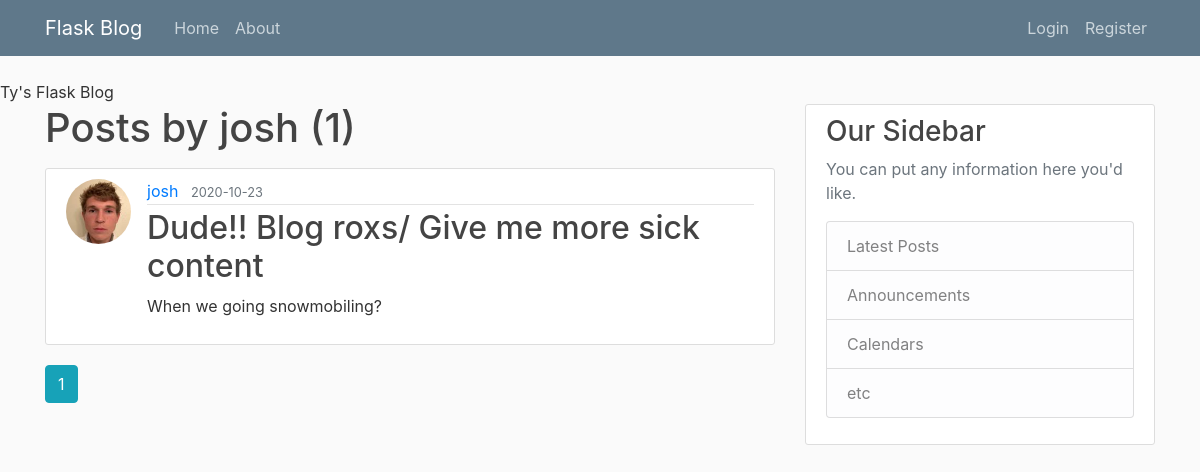
The page /user/josh on the database its author committed.
### flask_project/models.py (models this page shows, shortened)
class User(db.Model, UserMixin):
	id = db.Column(db.Integer, primary_key=True)
	username = db.Column(db.String(20), unique=True, nullable=False)
	email = db.Column(db.String(120), unique=True, nullable=False)
	image_file = db.Column(db.String(20), nullable=False, default='default.jpg')
	password = db.Column(db.String(60), nullable=False)
	posts = db.relationship('Post', backref='author', lazy=True)

class Post(db.Model):
	id = db.Column(db.Integer, primary_key=True)
	title = db.Column(db.String(80), nullable=False)
	date_posted = db.Column(db.DateTime, nullable=False, default=datetime.utcnow)
	content = db.Column(db.Text, nullable=False)
	user_id = db.Column(db.Integer, db.ForeignKey('user.id'), nullable=False)

### flask_project/routes.py (the view)
@app.route("/user/<string:username>")
def user_posts(username):
	page = request.args.get('page', 1, type=int)
	user = User.query.filter_by(username = username).first_or_404()
	posts = Post.query.filter_by(author = user)\
		.order_by(Post.date_posted.desc())\
		.paginate(page=page, per_page=5)
	return render_template("user_posts.html", posts=posts, user=user)

### flask_project/templates/user_posts.html
{% extends "layout.html" %}
{% block content %}
  <h1 class="mb-3">Posts by {{ user.username }} ({{ posts.total }})</h1>
	{% for post in posts.items %}
		<article class="media content-section">
    <img class="rounded-circle article-img" src="{{ url_for('static', filename='profile_pics/' + post.author.image_file) }}">
      <div class="media-body">
        <div class="article-metadata">
          <a class="mr-2" href="{{ url_for('user_posts', username=post.author.username) }}">{{ post.author.username }}</a>
          <small class="text-muted">{{ post.date_posted.strftime('%Y-%m-%d') }}</small>
        </div>
        <h2><a class="article-title" href="{{ url_for('post', post_id=post.id) }}">{{ post.title }}</a></h2>
        <p class="article-content">{{ post.content }}</p>
      </div>
    </article>
	{% endfor %}
  {% for page_num in posts.iter_pages(left_edge=1, right_edge=1, left_current=1, right_current=2) %}
    {% if page_num %}
      {% if posts.page == page_num %}
        <a class="btn btn-info mb-4"href="{{ url_for('user_posts', username=user.username, page=page_num) }}">{{ page_num }}</a>
      {% else %}
        <a class="btn btn-outline-info mb-4"href="{{ url_for('user_posts', username=user.username, page=page_num) }}">{{ page_num }}</a>
      {% endif %}
    {% else %}
      ...
    {% endif %}
  {% endfor %}
{% endblock content %}

### flask_project/static/main.css (style rules this page uses)
body { background: #fafafa; color: #333333; margin-top: 5rem; }
h1, h2, h3, h4, h5, h6 { color: #444444; }
.content-section { background: #ffffff; padding: 10px 20px; border: 1px solid #dddddd; border-radius: 3px; margin-bottom: 20px; }
.article-title { color: #444444; }
.article-content { white-space: pre-line; }
.article-img { height: 65px; width: 65px; margin-right: 16px; }
.article-metadata { padding-bottom: 1px; margin-bottom: 4px; border-bottom: 1px solid #e3e3e3 }

### rows shown on the page
User: username "josh"
Post: image_file (picture), author.username "josh", date_posted "2020-10-23", title "Dude!! Blog roxs/ Give me more sick content", content "When we going snowmobiling?"

### other values the page prints
{{ posts.total }} "1"
{{ page_num }} "1"
